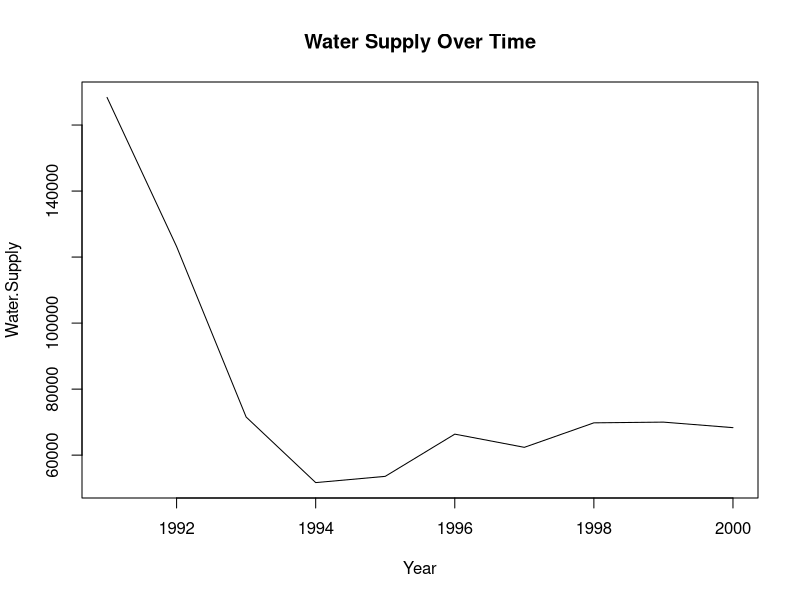
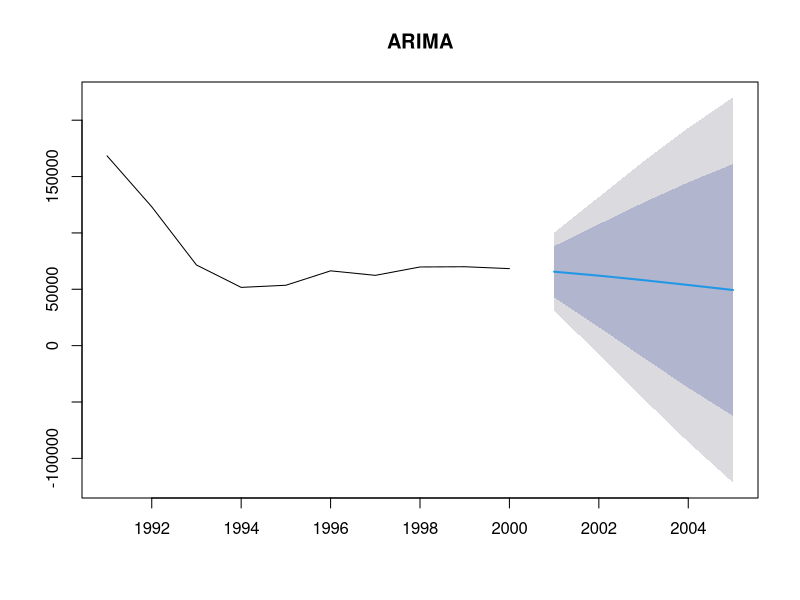

Write R code to recreate these figures, in order.
#install.packages("forecast")
#install.packages("tseries")
library(forecast)
library(tseries)
library(ggplot2)

# Load the data
annualdata <- read.csv("ind_annual.csv")

# Check the structure and first few rows of the data
str(annualdata)
head(annualdata)

# Convert the 'Year' column to a time series object for the 'Water supply' column
# Frequency is set to 1 
ts_water_supply <- ts(annualdata$`Water.supply`, start=min(annualdata$Year), frequency=1)

#plot 
plot(ts_water_supply, main="Water Supply Over Time", xlab="Year", ylab="Water.Supply")

#Stationary check wirth Augmented Dickey Fuller Test
adf.test<- adf.test(ts_water_supply)
print(adf.test)

#since data is likely stationary (p value < 0.05)

#fit ARIMA Model
fit<- auto.arima(ts_water_supply, d=0)
summary(fit)

#forcasting
forecasted<- forecast(fit, h=5)
plot(forecasted, main= "ARIMA")

accuracy(forecasted)
